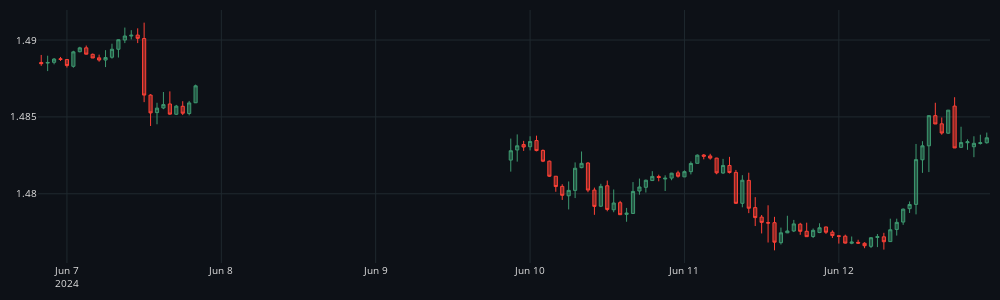

Notebook code for this chart:
### Code cell
#ploting & formatting a candlestick plot with plotly
fig = go.Figure()
fig.add_trace(go.Candlestick(
    x=df_plot.time, open=df_plot.mid_o, high=df_plot.mid_h, low=df_plot.mid_l, close=df_plot.mid_c, 
    line=dict(width=1), opacity=1
))
fig.update_layout(width=1000, height=300,#formating the size of our plot
    margin=dict(l=10,r=10,t=10,b=10),
    font=dict(size=10, color='#e1e1e1'),                
    paper_bgcolor="#0d1117", plot_bgcolor="#0d1117"#formating background color 
    )
fig.update_xaxes(
    gridcolor ='#1f292f',
    showgrid=True,fixedrange=True,rangeslider=dict(visible=False)
)
fig.update_yaxes(
    gridcolor ='#1f292f', showgrid=True
    )
fig.show()
